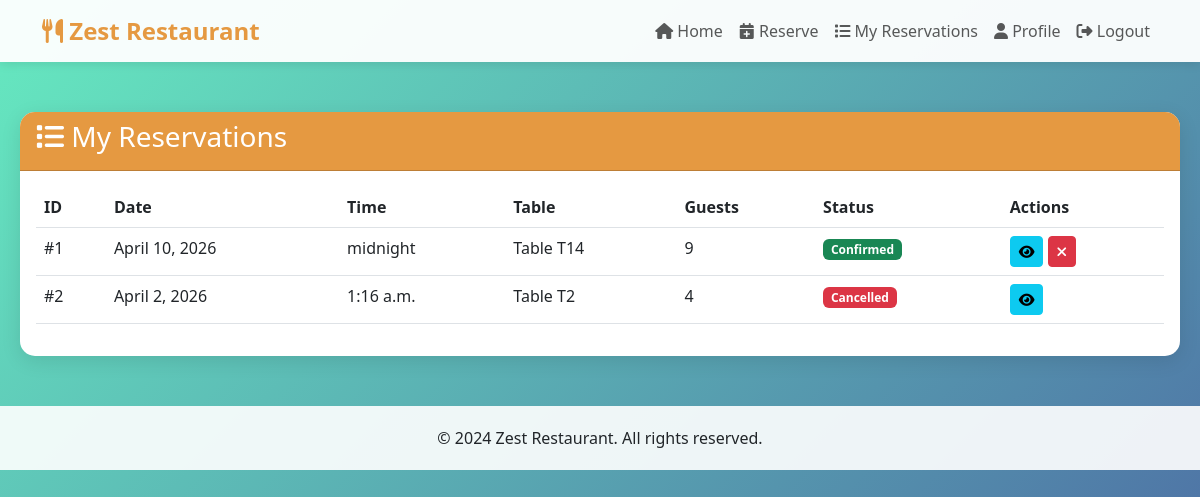
The page /accounts/my-reservations/ (signed in) on the database as committed earlier.
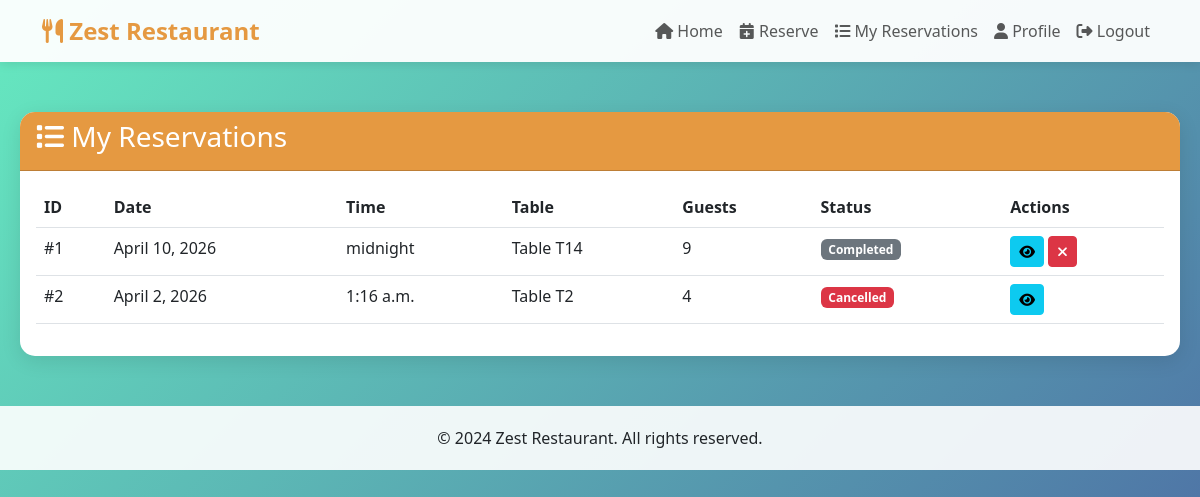
The same page on the database as committed later.
### accounts/models.py (models this page shows, shortened)
class Reservation(models.Model):
    STATUS_CHOICES = [
        ('pending', 'Pending'),
        ('confirmed', 'Confirmed'),
        ('cancelled', 'Cancelled'),
        ('completed', 'Completed'),
        ('no_show', 'No Show'),
    ]
    user = models.ForeignKey(User, on_delete=models.CASCADE, related_name='reservations')
    table = models.ForeignKey(Table, on_delete=models.CASCADE, related_name='reservations')
    reservation_date = models.DateField()
    reservation_time = models.TimeField()
    number_of_guests = models.PositiveIntegerField()
    special_requests = models.TextField(blank=True, null=True)
    status = models.CharField(max_length=20, choices=STATUS_CHOICES, default='pending')
    phone_number = models.CharField(max_length=15)
    email = models.EmailField()
    created_at = models.DateTimeField(auto_now_add=True)
    updated_at = models.DateTimeField(auto_now=True)
    class Meta:
        ordering = ['-reservation_date', '-reservation_time']
        verbose_name = 'Reservation'
        verbose_name_plural = 'Reservations'
        indexes = [
            models.Index(fields=['reservation_date', 'reservation_time']),
        ]
    def is_upcoming(self):
        return timezone.now().date() <= self.reservation_date

class Table(models.Model):
    STATUS_CHOICES = [
        ('available', 'Available'),
        ('reserved', 'Reserved'),
        ('occupied', 'Occupied'),
        ('maintenance', 'Maintenance'),
    ]
    table_number = models.CharField(max_length=10, unique=True)
    capacity = models.PositiveIntegerField(default=2)
    location = models.CharField(max_length=50, default='Main Dining')
    status = models.CharField(max_length=20, choices=STATUS_CHOICES, default='available')
    is_active = models.BooleanField(default=True)
    created_at = models.DateTimeField(auto_now_add=True)
    class Meta:
        ordering = ['table_number']
        verbose_name = 'Table'
        verbose_name_plural = 'Tables'

### accounts/views.py (the view)
# urls.py: path('my-reservations/', views.my_reservations, name='my_reservations'),
@login_required
def my_reservations(request):
    reservations = Reservation.objects.filter(
        user=request.user
    ).order_by('-reservation_date', '-reservation_time')
    paginator = Paginator(reservations, 10)  # 10 per page
    page_number = request.GET.get('page')
    page_obj = paginator.get_page(page_number)
    return render(request, 'accounts/my_reservations.html', {'page_obj': page_obj})

### accounts/templates/accounts/my_reservations.html (shortened to what this page needs)
{% extends 'accounts/base.html' %}
{% block content %}
<div class="dashboard-container">
    <div class="card">
        <div class="card-header">
            <h3><i class="fas fa-list"></i> My Reservations</h3>
        </div>
        <div class="card-body">
            {% if page_obj %}
                <div class="table-responsive">
                    <table class="table table-hover">
                        <thead>
                            <tr>
                                <th>ID</th>
                                <th>Date</th>
                                <th>Time</th>
                                <th>Table</th>
                                <th>Guests</th>
                                <th>Status</th>
                                <th>Actions</th>
                            </tr>
                        </thead>
                        <tbody>
                            {% for reservation in page_obj %}
                                <tr>
                                    <td>#{{ reservation.pk }}</td>
                                    <td>{{ reservation.reservation_date }}</td>
                                    <td>{{ reservation.reservation_time }}</td>
                                    <td>Table {{ reservation.table.table_number }}</td>
                                    <td>{{ reservation.number_of_guests }}</td>
                                    <td>
                                        <span class="badge bg-{% if reservation.status == 'confirmed' %}success{% elif reservation.status == 'pending' %}warning{% elif reservation.status == 'cancelled' %}danger{% else %}secondary{% endif %}">
                                            {{ reservation.get_status_display }}
                                        </span>
                                    </td>
                                    <td>
                                        <a href="{% url 'reservation_detail' reservation.pk %}" class="btn btn-sm btn-info">
                                            <i class="fas fa-eye"></i>
                                        </a>
                                        {% if reservation.status != 'cancelled' and reservation.is_upcoming %}
                                            <a href="{% url 'cancel_reservation' reservation.pk %}" class="btn btn-sm btn-danger">
                                                <i class="fas fa-times"></i>
                                            </a>
                                        {% endif %}
                                    </td>
                                </tr>
                            {% endfor %}
                        </tbody>
                    </table>
                </div>
            {% else %}
                <p class="text-center text-muted">No reservations found.</p>
            {% endif %}
        </div>
    </div>
</div>
{% endblock %}

Rows that differ between the two databases and show on the page:
changed Reservation "midnight": status "Confirmed" → "Completed"
